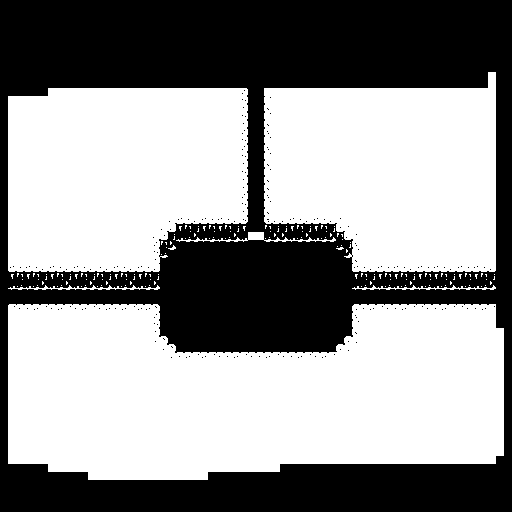

A level layout from a 2D game, rendered from its tile map. Below: a short description, then the map file with tile-grid data replaced by summaries:
An orthogonal 64x64 tile map with 8x8 px tiles, 1 tile layer (map) and 26 objects (4x Snow 1, 3x Snow 2, 2x Solid, 2x Snow 3, 2x Snow 4, ...).

<map version="1.10" tiledversion="1.11.2" orientation="orthogonal" renderorder="right-down" width="64" height="64" tilewidth="8" tileheight="8" infinite="0" nextlayerid="3" nextobjectid="42">
 <editorsettings>
  <export target="../public/assets/tilemaps/winter_ice_cube_area.json" format="json" />
 </editorsettings>
 <tileset firstgid="1" name="snow" tilewidth="8" tileheight="8" spacing="8" margin="8" tilecount="64" columns="8">
  <image source="../public/assets/tilemaps/snow.png" width="136" height="136" />
  <tile id="0">
   <properties>
    <property name="collision" type="bool" value="true" />
   </properties>
  </tile>
  <tile id="1">
   <properties>
    <property name="collision" type="bool" value="true" />
   </properties>
  </tile>
  <tile id="2">
   <properties>
    <property name="collision" type="bool" value="true" />
   </properties>
  </tile>
  <tile id="3">
   <properties>
    <property name="collision" type="bool" value="true" />
   </properties>
  </tile>
  <tile id="4">
   <properties>
    <property name="collision" type="bool" value="true" />
   </properties>
  </tile>
  <tile id="5">
   <properties>
    <property name="collision" type="bool" value="true" />
   </properties>
  </tile>
  <tile id="6">
   <properties>
    <property name="collision" type="bool" value="true" />
   </properties>
  </tile>
  <tile id="8">
   <properties>
    <property name="collision" type="bool" value="true" />
   </properties>
  </tile>
  <tile id="9">
   <properties>
    <property name="collision" type="bool" value="true" />
   </properties>
  </tile>
  <tile id="10">
   <properties>
    <property name="collision" type="bool" value="true" />
   </properties>
  </tile>
  <tile id="11">
   <properties>
    <property name="collision" type="bool" value="true" />
   </properties>
  </tile>
  <tile id="12">
   <properties>
    <property name="collision" type="bool" value="true" />
   </properties>
  </tile>
  <tile id="13">
   <properties>
    <property name="collision" type="bool" value="true" />
   </properties>
  </tile>
  <tile id="14">
   <properties>
    <property name="collision" type="bool" value="true" />
   </properties>
  </tile>
  <tile id="16">
   <properties>
    <property name="collision" type="bool" value="true" />
   </properties>
  </tile>
  <tile id="17">
   <properties>
    <property name="collision" type="bool" value="true" />
   </properties>
  </tile>
  <tile id="18">
   <properties>
    <property name="collision" type="bool" value="true" />
   </properties>
  </tile>
  <tile id="19">
   <properties>
    <property name="collision" type="bool" value="true" />
   </properties>
  </tile>
  <tile id="20">
   <properties>
    <property name="collision" type="bool" value="true" />
   </properties>
  </tile>
  <tile id="21">
   <properties>
    <property name="collision" type="bool" value="true" />
   </properties>
  </tile>
  <tile id="22">
   <properties>
    <property name="collision" type="bool" value="true" />
   </properties>
  </tile>
  <tile id="24">
   <properties>
    <property name="collision" type="bool" value="true" />
   </properties>
  </tile>
  <tile id="25">
   <properties>
    <property name="collision" type="bool" value="false" />
   </properties>
  </tile>
  <tile id="26">
   <properties>
    <property name="collision" type="bool" value="false" />
   </properties>
  </tile>
  <tile id="27">
   <properties>
    <property name="collision" type="bool" value="false" />
   </properties>
  </tile>
  <tile id="28">
   <properties>
    <property name="collision" type="bool" value="true" />
   </properties>
  </tile>
  <tile id="29">
   <properties>
    <property name="collision" type="bool" value="true" />
   </properties>
  </tile>
  <tile id="30">
   <properties>
    <property name="collision" type="bool" value="true" />
   </properties>
  </tile>
  <tile id="32">
   <properties>
    <property name="collision" type="bool" value="true" />
   </properties>
  </tile>
  <tile id="33">
   <properties>
    <property name="collision" type="bool" value="true" />
   </properties>
  </tile>
  <tile id="34">
   <properties>
    <property name="collision" type="bool" value="true" />
   </properties>
  </tile>
  <tile id="35">
   <properties>
    <property name="collision" type="bool" value="true" />
   </properties>
  </tile>
  <tile id="36">
   <properties>
    <property name="collision" type="bool" value="true" />
   </properties>
  </tile>
  <tile id="37">
   <properties>
    <property name="collision" type="bool" value="true" />
   </properties>
  </tile>
  <tile id="38">
   <properties>
    <property name="collision" type="bool" value="true" />
   </properties>
  </tile>
  <tile id="40">
   <properties>
    <property name="collision" type="bool" value="false" />
   </properties>
  </tile>
 </tileset>
 <layer id="1" name="map" width="64" height="64">
  <data>[4096 cells, 2924 non-empty, 31 distinct tile ids]</data>
 </layer>
 <objectgroup id="2" name="objects">
  <object id="3" name="Flower Area Gateway" x="120" y="288" width="16" height="16" />
  <object id="5" name="Ice Cube" x="335" y="267">
   <point />
  </object>
  <object id="6" name="Snow Top" x="240" y="216">
   <point />
  </object>
  <object id="13" name="Ice Cube Trigger" x="321" y="255" width="28" height="29" />
  <object id="16" name="Snowman Area Gateway" x="248" y="176" width="16" height="16" />
  <object id="20" name="Snow Bottom" x="240" y="400">
   <point />
  </object>
  <object id="21" name="Snowman" x="335" y="324">
   <point />
  </object>
  <object id="22" name="Snowman Trigger" x="321" y="305" width="28" height="29" />
  <object id="24" name="Player Start" x="384" y="296">
   <point />
  </object>
  <object id="25" name="Player Move To" x="343" y="296">
   <point />
  </object>
  <object id="26" name="Storm Area" x="112" y="217" width="208" height="143" />
  <object id="27" name="Camera Bounds" x="20" y="113" width="463" height="332" />
  <object id="28" name="Solid" x="160" y="224" width="160" height="48" />
  <object id="29" name="Solid" x="160" y="320" width="160" height="32" />
  <object id="30" name="Snow 2" x="179" y="289">
   <point />
  </object>
  <object id="31" name="Snow 3" x="196" y="307">
   <point />
  </object>
  <object id="32" name="Snow 4" x="244" y="284">
   <point />
  </object>
  <object id="33" name="Snow 1" x="289" y="300">
   <point />
  </object>
  <object id="34" name="Snow 1" x="262" y="313">
   <point />
  </object>
  <object id="35" name="Snow 4" x="291" y="288">
   <point />
  </object>
  <object id="36" name="Snow 2" x="265" y="293">
   <point />
  </object>
  <object id="37" name="Snow 3" x="311" y="302">
   <point />
  </object>
  <object id="38" name="Snow 2" x="227" y="310">
   <point />
  </object>
  <object id="39" name="Snow 1" x="211" y="286">
   <point />
  </object>
  <object id="40" name="Snow 1" x="152" y="301">
   <point />
  </object>
  <object id="41" name="Jetty Area Blocked" x="400" y="288" width="16" height="17" />
 </objectgroup>
</map>
